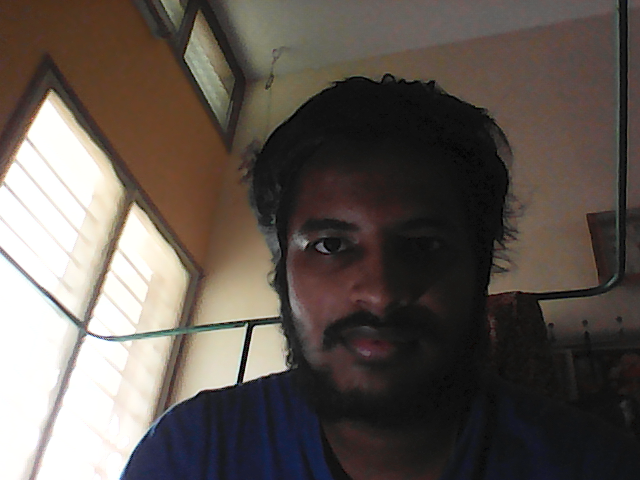
#> input picture 5_op(pic_0).png, 640 x 480 px
$ python 08_Gamma_Correction.py
#> lines starting #> are read from the running program, lines starting #| are printed output that depends on the picture; after the words box and inside, x2 and y2 are one past the last pixel; in counts of white or black regions, pixels touching at a corner belong together
import cv2
import numpy as np

def adjust_gamma(image, gamma=1.0):

   invGamma = 1.0 / gamma
   table = np.array([((i / 255.0) ** invGamma) * 255
      for i in np.arange(0, 256)]).astype("uint8")

   return cv2.LUT(image, table)

x = '5_op(pic_0).png'  #image
img = cv2.imread(x, 1)
#> img is the input picture: shape (480, 640, 3); mean B, G, R 81.7, 87.7, 96.2
width = int(img.shape[1] * 0.5)
#> width = 320
height = int(img.shape[0] * 0.5)
#> height = 240
dim = (width, height)
#> dim = (320, 240)
resized = cv2.resize(img, dim, interpolation = cv2.INTER_AREA)
cv2.imshow('original',resized)

gamma = 0.5
adjusted = adjust_gamma(resized, gamma=gamma)
#> in adjust_gamma, `return cv2.LUT(image, table)`:
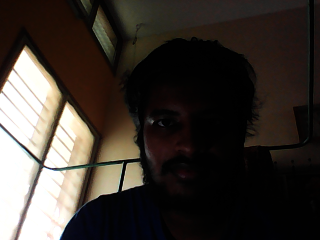
#> returned value: shape (240, 320, 3); mean of channels 0, 1, 2 48.6, 54, 60.2; drawn as B, G, R
cv2.putText(adjusted, "g={}".format(gamma), (10, 30),cv2.FONT_HERSHEY_SIMPLEX, 0.8, (0, 0, 255), 3)
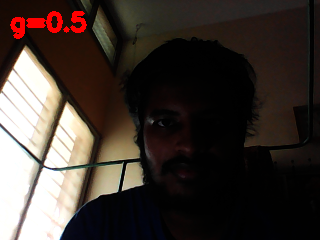
#> adjusted: shape (240, 320, 3); 1.16% of pixels changed, all inside (x1, y1, x2, y2) = (10, 11, 87, 39)
cv2.imwrite('gamma_correct.jpg',adjusted)
cv2.imshow("gamma image 1", adjusted)

cv2.waitKey(0)
cv2.destroyAllWindows()
